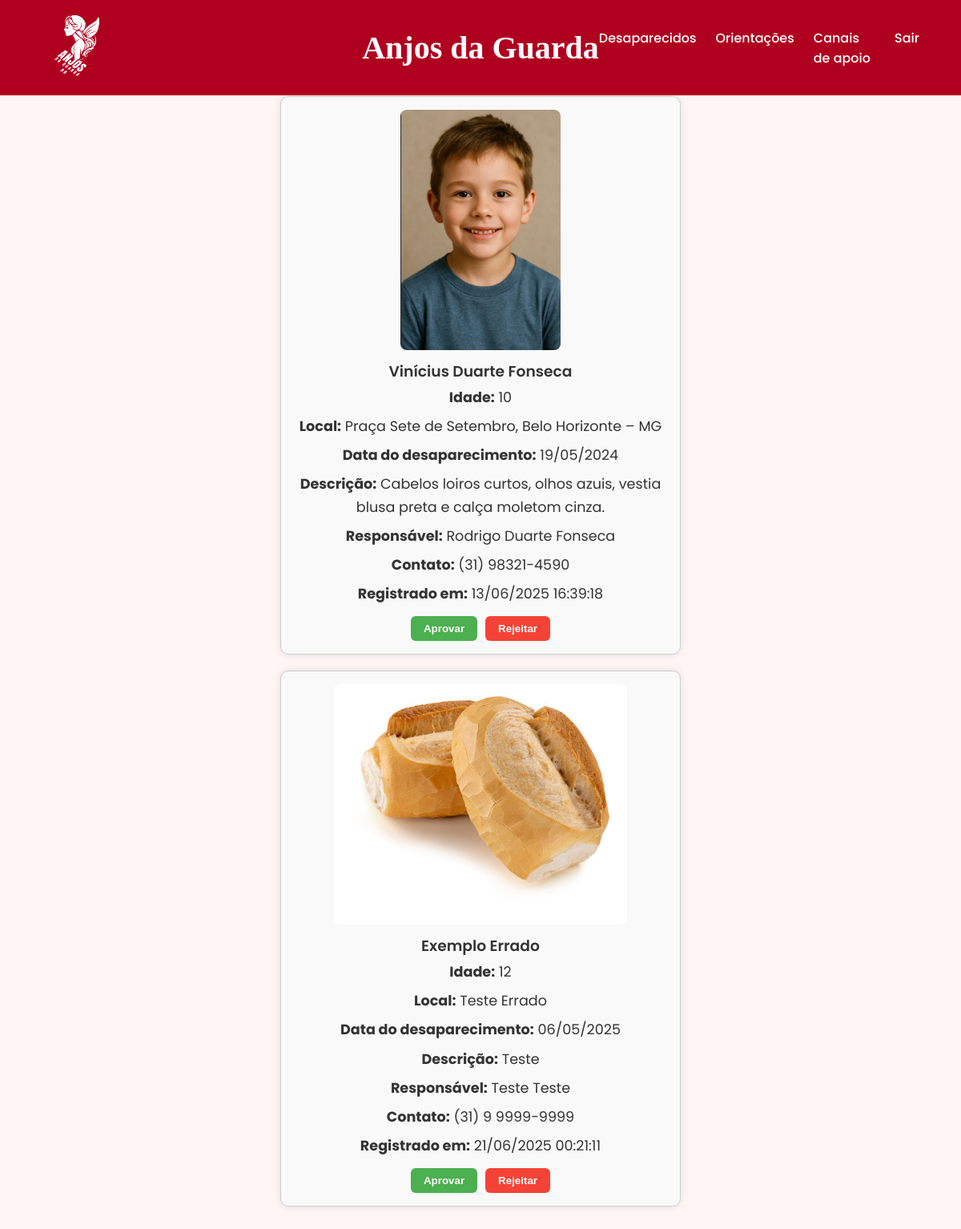
The app's page /admin/aprovacao (signed in) with its own data.
### tables this page shows
CREATE TABLE "criancas" (
	"id"	INTEGER NOT NULL,
	"nome_crianca"	TEXT NOT NULL,
	"idade"	INTEGER,
	"local_desaparecimento"	TEXT NOT NULL,
	"data_desaparecimento"	TEXT NOT NULL,
	"descricao"	TEXT,
	"nome_responsavel"	TEXT NOT NULL,
	"contato"	TEXT NOT NULL,
	"data_registro"	TEXT,
	"foto"	TEXT,
	"status"	TEXT NOT NULL DEFAULT 'analise',
	PRIMARY KEY("id" AUTOINCREMENT)
);

### main.py (the view, shortened to what this page needs)
@app.route("/admin/aprovacao", methods=['GET', 'POST'])
def pagina_admin_aprovacao():
    if not session.get('admin_logado'):
        return redirect(url_for('pagina_login'))
    conn = sqlite3.connect('banco.db')
    cursor = conn.cursor()
    cursor.execute("""
        SELECT id, nome_crianca, idade, local_desaparecimento, data_desaparecimento, descricao,
               nome_responsavel, contato, data_registro, foto
        FROM criancas WHERE status = ?
    """, ('analise',))
    criancas = cursor.fetchall()
    conn.close()
    return render_template('aprovacao_admin.html', criancas=criancas)

### templates/aprovacao_admin.html (shortened to what this page needs)
<!DOCTYPE html>
<html lang="pt-BR">
<head>
  <link rel="stylesheet" href="{{ url_for('static', filename='css/style.css') }}">
</head>
<body>
  <header>
    <nav>
      <div class="logo-container">
        <a href="{{ url_for('pagina_principal') }}">
          <img src="{{ url_for('static', filename='imagens/anjos_da_guarda.png') }}" alt="Logo">
        </a>
      </div>
      <a href="{{ url_for('pagina_principal') }}" class="nav-title">Anjos da Guarda</a>
      <ul class="nav-links">
        <li class="dropdown">
          <a href="#">Desaparecidos</a>
        </li>
        <li><a href="{{ url_for('pagina_orientaçoes') }}">Orientações</a></li>
        <li><a href="{{ url_for('pagina_apoio') }}">Canais de apoio</a></li>
        <li><a href="{{ url_for('logout') }}">Sair</a></li>
      </ul>
    </nav>
  </header>
  <main>
    {% if criancas %}
      {% for crianca in criancas %}
        <div class="caso">
          {% if crianca[9] %}
            <img src="{{ url_for('static', filename='imagens/uploads/' + crianca[9]) }}" alt="Foto da criança">
          {% endif %}
          <h3>{{ crianca[1] }}</h3>
          <p><strong>Idade:</strong> {{ crianca[2] }}</p>
          <p><strong>Local:</strong> {{ crianca[3] }}</p>
          <p><strong>Data do desaparecimento:</strong> {{ crianca[4] }}</p>
          <p><strong>Descrição:</strong> {{ crianca[5] }}</p>
          <p><strong>Responsável:</strong> {{ crianca[6] }}</p>
          <p><strong>Contato:</strong> {{ crianca[7] }}</p>
          <p><strong>Registrado em:</strong> {{ crianca[8] }}</p>
          <form method="POST" class="botoes">
            <button type="submit" name="acao" value="aprovar" class="aprovar">Aprovar</button>
            <button type="submit" name="acao" value="rejeitar" class="rejeitar">Rejeitar</button>
          </form>
        </div>
      {% endfor %}
    {% else %}
      <p class="mensagem">Nenhum caso aguardando aprovação no momento.</p>
    {% endif %}
  </main>
</body>
</html>

### static/css/style.css (style rules this page uses)
* { margin: 0; padding: 0; box-sizing: border-box; }
body { font-family: 'Poppins', sans-serif; background-color: #fff5f5; color: #333333; }
header { background-color:#b00020; padding: 1rem 2rem; position: fixed; width: 100%; top: 0; z-index: 1000; }
nav { display: grid; grid-template-columns: 1fr auto 1fr; align-items: center; padding: 0 20px; }
.logo-container { justify-self: start; }
.logo-container img { height: 80px; }
.dropdown { position: relative; }
.nav-title { justify-self: center; font-family: 'Georgia', serif; font-size: 2.5rem; font-weight: bold; color: #fff; text-decoration: none; display: flex; align-items: center; justify-content: center; gap: 100px; margin: 0 auto; }
.nav-links { justify-self: end; list-style: none; display: flex; gap: 1.5rem; }
ul.nav-links li a { text-decoration: none; color: #fff; font-weight: 500; transition: color 0.3s; flex: 1; justify-content: flex-end; }
main { padding: 100px 20px 20px; max-width: 900px; margin: auto; }
p { font-size: 1.1rem; line-height: 1.6; }

### templates/aprovacao_admin.html (style rules this page uses)
.caso { border: 1px solid #ccc; padding: 16px; margin: 20px auto; width: 90%; max-width: 500px; border-radius: 10px; box-shadow: 0 0 10px rgba(0,0,0,0.1); background-color: #f9f9f9; display: flex; flex-direction: column; align-items: center; font-family: 'Poppins', sans-serif; }
.caso img { width: auto; height: 300px; object-fit: cover; border-radius: 8px; margin-bottom: 12px; }
.caso h3 { margin: 0; font-weight: 600; }
.caso p { margin: 4px 0; text-align: center; }
.botoes { display: flex; gap: 10px; margin-top: 10px; }
.botoes button { padding: 8px 16px; border: none; border-radius: 6px; cursor: pointer; font-weight: bold; }
.aprovar { background-color: #4CAF50; color: white; }
.rejeitar { background-color: #f44336; color: white; }

### records on screen
criancas: foto (picture), nome_crianca "Vinícius Duarte Fonseca", idade "10", local_desaparecimento "Praça Sete de Setembro, Belo Horizonte – MG", data_desaparecimento "19/05/2024", descricao "Cabelos loiros curtos, olhos azuis, vestia blusa preta e calça moletom cinza.", nome_responsavel "Rodrigo Duarte Fonseca", contato "(31) 98321-4590", data_registro "13/06/2025 16:39:18"
criancas: foto (picture), nome_crianca "Exemplo Errado", idade "12", local_desaparecimento "Teste Errado", data_desaparecimento "06/05/2025", descricao "Teste", nome_responsavel "Teste Teste", contato "(31) 9 9999-9999", data_registro "21/06/2025 00:21:11"
